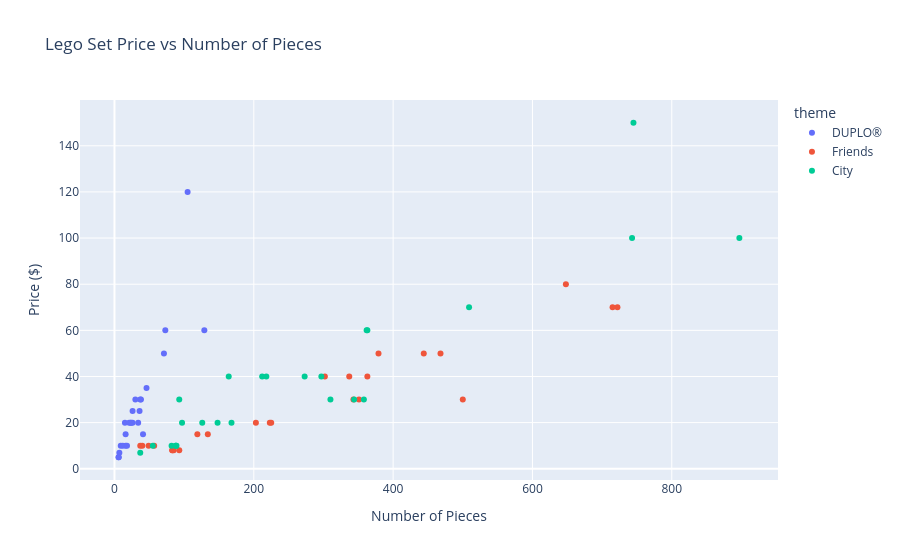

Source (notebook cell):
### Markdown cell above
Problem 3

### Code cell
#A
px.scatter(DF, 
           x='pieces', 
           y='price', 
           color='theme', 
           hover_data=['set_name'],
           labels={'pieces':'Number of Pieces', 'price':'Price ($)'},
           title='Lego Set Price vs Number of Pieces')

### Figure 1 — Plotly figure (JSON) as saved in the notebook; plotly's stock layout.template omitted (floating-point values rounded to 4 significant figures)
{"data": [{"customdata": [["My First Ladybird"], ["My First Race Car"], ["My First Celebration"], ["Large Playground Brick Box"], ["Farmers' Market"], ["Farm Animals"], ["Train Bridge and Tracks"], ["Cargo Train"], ["Spider-Man & Hulk Adventures"], ["Rapunzel's Tower"], ["Train Tracks"], ["My First Fun Puzzle"], ["My First Car Creations"], ["Fire Truck"], ["Baby Animals"], ["Tropical Island"], ["Plane"], ["Submarine Adventure"], ["Alphabet Truck"], ["Tow Truck"], ["Super Heroes Lab"], ["Bedroom"], ["Pizza Stand"], ["Bakery"], ["Modular Playhouse"]], "hovertemplate": "theme=DUPLO®<br>Number of Pieces=%{x}<br>Price ($)=%{y}<br>set_name=%{customdata[0]}<extra></extra>", "legendgroup": "DUPLO®", "marker": {"color": "#636efa", "symbol": "circle"}, "mode": "markers", "name": "DUPLO®", "orientation": "v", "showlegend": true, "type": "scatter", "x": [6, 6, 41, 71, 26, 16, 26, 105, 38, 37, 23, 15, 34, 21, 9, 73, 12, 24, 36, 7, 30, 16, 18, 46, 129], "xaxis": "x", "y": [4.99, 4.99, 14.99, 49.99, 19.99, 9.99, 24.99, 120.0, 29.99, 29.99, 19.99, 19.99, 19.99, 19.99, 9.99, 59.99, 9.99, 19.99, 24.99, 6.99, 29.99, 14.99, 9.99, 34.99, 59.99], "yaxis": "y"}, {"customdata": [["Stephanie's Soccer Practice"], ["Olivia's Mission Vehicle"], ["Mia's Tree House"], ["Friendship House"], ["Friends Advent Calendar"], ["Stephanie's Heart Box"], ["Mia's Heart Box"], ["Mia's Forest Adventures"], ["Stephanie's Obstacle Course"], ["Mia's House"], ["Andrea's Pool Party"], ["Turtles Rescue Mission"], ["Dolphins Rescue Mission"], ["Andrea's Summer Heart Box"], ["Olivia's Summer Heart Box"], ["Heartlake City Hospital"], ["Puppy Playground"], ["Andrea's Play Cube - Singer"], ["Mia's Play Cube - Veterinarian"], ["Mia's Play Cube - Cinema"], ["Baby Elephant Jungle Rescue"], ["Tiger Hot Air Balloon Jungle Rescue"], ["Jungle Rescue Base"], ["Emma's Fashion Shop"], ["Beach House"]], "hovertemplate": "theme=Friends<br>Number of Pieces=%{x}<br>Price ($)=%{y}<br>set_name=%{customdata[0]}<extra></extra>", "legendgroup": "Friends", "marker": {"color": "#EF553B", "symbol": "circle"}, "mode": "markers", "name": "Friends", "orientation": "v", "showlegend": true, "type": "scatter", "x": [119, 223, 351, 722, 500, 85, 83, 134, 337, 715, 468, 225, 363, 83, 93, 379, 57, 49, 40, 37, 203, 302, 648, 343, 444], "xaxis": "x", "y": [14.99, 19.99, 29.99, 69.99, 29.99, 7.99, 7.99, 14.99, 39.99, 69.99, 49.99, 19.99, 39.99, 7.99, 7.99, 49.99, 9.99, 9.99, 9.99, 9.99, 19.99, 39.99, 79.99, 29.99, 49.99], "yaxis": "y"}, {"customdata": [["Off-Road Chase"], ["Mountain Fugitives"], ["Dirt Road Pursuit"], ["Pickup & Caravan"], ["Heavy Cargo Transport"], ["Mining Team"], ["People Pack - Outdoor Adventures"], ["Parachute Arrest"], ["Dock Side Fire"], ["Fire Station"], ["Fire Plane"], ["Construction Loader"], ["Diving Yacht"], ["Harvester Transport"], ["Mars Research Shuttle"], ["Police Helicopter Chase"], ["Police Monster Truck Heist"], ["Police Station"], ["Fire Helicopter Response"], ["Street Sweeper"], ["Monster Truck"], ["Construction Bulldozer"], ["Tuning Workshop"], ["Ocean Exploration Ship"], ["Safari Off-Roader"]], "hovertemplate": "theme=City<br>Number of Pieces=%{x}<br>Price ($)=%{y}<br>set_name=%{customdata[0]}<extra></extra>", "legendgroup": "City", "marker": {"color": "#00cc96", "symbol": "circle"}, "mode": "markers", "name": "City", "orientation": "v", "showlegend": true, "type": "scatter", "x": [37, 88, 297, 344, 310, 82, 164, 218, 97, 509, 363, 88, 148, 358, 273, 212, 362, 743, 93, 89, 55, 126, 897, 745, 168], "xaxis": "x", "y": [6.99, 9.99, 39.99, 29.99, 29.99, 9.99, 39.99, 39.99, 19.99, 69.99, 59.99, 9.99, 19.99, 29.99, 39.99, 39.99, 59.99, 99.99, 29.99, 9.99, 9.99, 19.99, 99.99, 150.0, 19.99], "yaxis": "y"}], "layout": {"autosize": true, "legend": {"title": {"text": "theme"}, "tracegroupgap": 0}, "title": {"text": "Lego Set Price vs Number of Pieces"}, "xaxis": {"anchor": "y", "autorange": true, "domain": [0, 1], "range": [-50.21, 953.2], "title": {"text": "Number of Pieces"}, "type": "linear"}, "yaxis": {"anchor": "x", "autorange": true, "domain": [0, 1], "range": [-6.976, 162.0], "title": {"text": "Price ($)"}, "type": "linear"}}}
